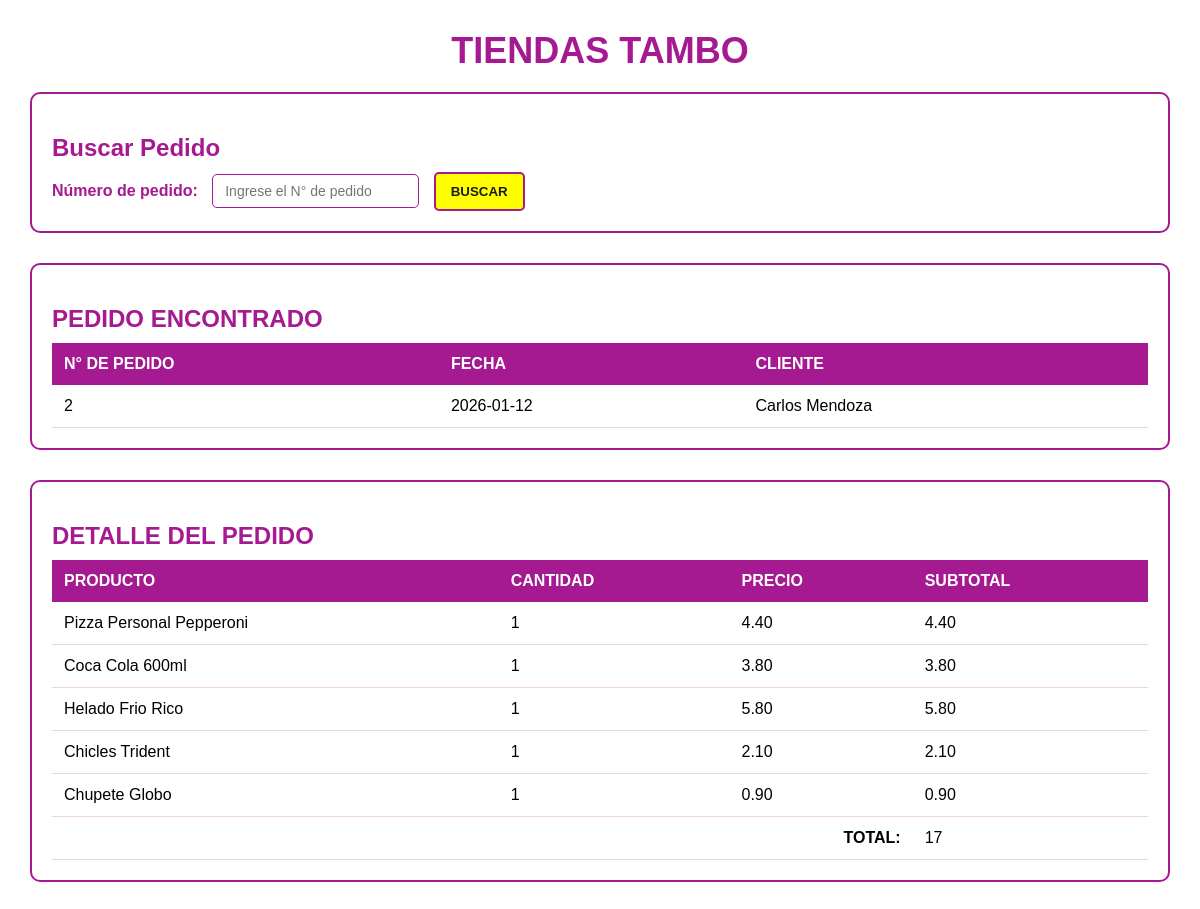
The page /sistema-pedidos-tambo/index.php?buscar_id=2 on the database its author committed.
### tables this page shows
CREATE TABLE pedido(
    id INT AUTO_INCREMENT PRIMARY KEY,
    cliente VARCHAR(100),
    fecha DATE,
    total DECIMAL(10,2)
);

CREATE TABLE detalle_pedido(
    id INT AUTO_INCREMENT PRIMARY KEY,
    pedido_id INT,
    producto VARCHAR(100),
    cantidad INT,
    precio DECIMAL(10,2),
    subtotal DECIMAL(10,2),
    FOREIGN KEY (pedido_id) REFERENCES pedido(id)
);

### sistema-pedidos-tambo/index.php (the view, shortened to what this page needs)
<?php
    include("conexion.php")
?>
<!DOCTYPE html>
<html lang="en">
<head>
    <link rel="stylesheet" href="styles.css">
</head>
<body>
    <div class="contenedor">
    <h1 class="titulo-principal">TIENDAS TAMBO</h1>
    <div class="cuadros">
        <h2 class="titulo">Buscar Pedido</h2>
        <form method="GET" action="index.php">
            <label class="texto2">Número de pedido:</label>
            <input type="text" name="buscar_id" placeholder="Ingrese el N° de pedido">
                <button type="submit" class="btn">
                    BUSCAR
                </button>
        </form>
    </div>
    <?php
    if(isset($_GET['buscar_id'])){
        $buscar_id = $_GET['buscar_id'];
        $sqlBuscar = "SELECT * FROM pedido WHERE id = '$buscar_id'";
        $resultadoBuscar = $conexion->query($sqlBuscar);
        $pedidoEncontrado = $resultadoBuscar->fetch_assoc();
        if($pedidoEncontrado){
    ?>
    <div class="cuadros detalle">
        <h2 class="titulo">PEDIDO ENCONTRADO</h2>
        <table>
            <tr>
                <th>N° DE PEDIDO</th>
                <th>FECHA</th>
                <th>CLIENTE</th>
            </tr>
            <tr>
                <td>
                    <?php echo $pedidoEncontrado['id']; ?>
                </td>
                <td>
                    <?php echo $pedidoEncontrado['fecha']; ?>
                </td>
                <td>
                    <?php echo $pedidoEncontrado['cliente']; ?>
                </td>
            </tr>
        </table>
    </div>
    <div class="cuadros detalle">
        <h2 class="titulo">DETALLE DEL PEDIDO</h2>
        <table>
            <tr>
                <th>PRODUCTO</th>
                <th>CANTIDAD</th>
                <th>PRECIO</th>
                <th>SUBTOTAL</th>
            </tr>
            <?php
            $total = 0;
            $sqlDetalle = "SELECT * FROM detalle_pedido WHERE pedido_id = '$buscar_id'";
            $resultadoDetalle = $conexion->query($sqlDetalle);
            while($detalle = $resultadoDetalle->fetch_assoc()){
                $total += $detalle['subtotal'];
            ?>
            <tr>
                <td>
                    <?php echo $detalle['producto']; ?>
                </td>
                <td>
                    <?php echo $detalle['cantidad']; ?>
                </td>
                <td>
                    <?php echo $detalle['precio']; ?>
                </td>
                <td>
                    <?php echo $detalle['subtotal']; ?>
                </td>
            </tr>
            <?php
            }
            ?>
            <tr>
                <td class="total" colspan="3">TOTAL:</td>
                <td><?php echo $total; ?></td>
            </tr>
        </table>
    </div>
    <?php
        }
    }
    ?>
</div>
</body>
</html>

### sistema-pedidos-tambo/styles.css (style rules this page uses)
body { margin: 0; padding: 0; font-family: Arial; background: #ffffff; }
.contenedor { width: 95%; margin: auto; margin-top: 30px; }
h1 { text-align: center; color: #A51991; }
h2 { color: #A51991; margin-bottom: 10px; }
.cuadros { background: white; padding: 20px; border-radius: 10px; border: 2px solid #A51991; margin-bottom: 30px; }
table { margin-top: 10px; width: 100%; border-collapse: collapse; }
table th { background: #A51991; color: white; padding: 12px; text-align: left; }
table td { padding: 12px; text-align: left; border-bottom: 1px solid #f0d0ec; }
input { border: 1px solid #A51991; border-radius: 5px; margin-right: 10px; padding: 8px 12px; font-size: 14px; }
.btn { background: #FFFF00; color: #1a1a1a; border: 2px solid #A51991; border-radius: 5px; cursor: pointer; padding: 10px 15px; font-weight: bold; }
.detalle { margin-top: 20px; }
.titulo { color: #A51991; }
.texto2 { font-weight: bold; margin-right: 10px; color: #A51991; }
.total { font-weight: bold; text-align: right; }
.titulo-principal { text-align: center; color: #A51991; font-size: 36px; margin-bottom: 20px; }

### rows shown on the page
pedido: id "2", fecha "2026-01-12", cliente "Carlos Mendoza"
detalle_pedido: producto "Pizza Personal Pepperoni", cantidad "1", precio "4.40", subtotal "4.40"
detalle_pedido: producto "Coca Cola 600ml", cantidad "1", precio "3.80", subtotal "3.80"
detalle_pedido: producto "Helado Frio Rico", cantidad "1", precio "5.80", subtotal "5.80"
detalle_pedido: producto "Chicles Trident", cantidad "1", precio "2.10", subtotal "2.10"
detalle_pedido: producto "Chupete Globo", cantidad "1", precio "0.90", subtotal "0.90"

### other values the page prints
$total "17"
